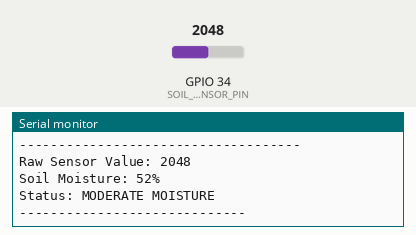
The sketch below on a simulated ESP32. Shown: the last lines printed to the serial monitor. The inputs (shaded band) are chosen by the test bench; at power-on: GPIO 34 (SOIL_SENSOR_PIN) = 2048.

Above: at 2.2 s.
2.3 s: GPIO 34 (SOIL_SENSOR_PIN) set to 2866
At 3.4 s:
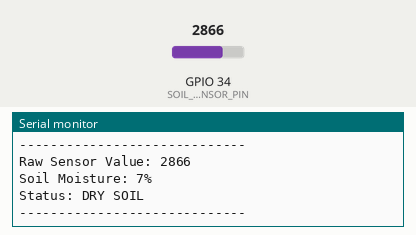
6.5 s: GPIO 34 (SOIL_SENSOR_PIN) set to 1228
At 7.8 s:
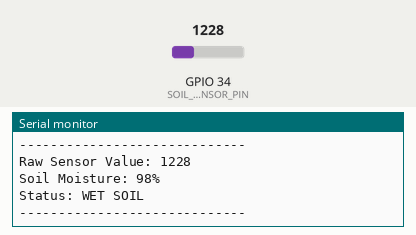
Timing chart, 0 to 9.5 s (numbered marks = the images above; inputs shaded):
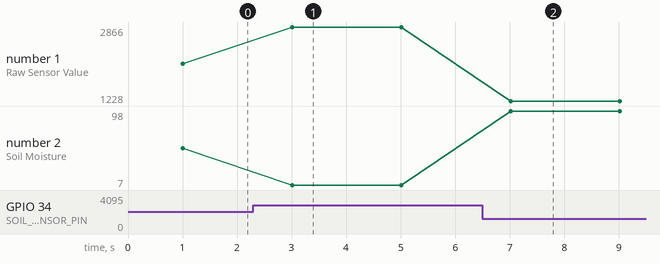

The sketch:

transmitter.ino
```cpp
// ESP32 Soil Moisture Monitoring System

#define SOIL_SENSOR_PIN 34

// Calibration values (adjust after testing)
#define DRY_VALUE 3000
#define WET_VALUE 1200

int soilValue = 0;
int moisturePercentage = 0;

void setup()
{
  Serial.begin(115200);

  delay(1000);

  Serial.println("ESP32 Soil Moisture Monitoring System");
  Serial.println("------------------------------------");
}

void loop()
{
  // Read analog value from soil moisture sensor
  soilValue = analogRead(SOIL_SENSOR_PIN);

  // Convert ADC value into moisture percentage
  moisturePercentage = map(soilValue,
                           DRY_VALUE,
                           WET_VALUE,
                           0,
                          100);

  // Limit percentage between 0 and 100
  moisturePercentage = constrain(moisturePercentage, 0, 100);

  // Display sensor readings
  Serial.print("Raw Sensor Value: ");
  Serial.println(soilValue);

  Serial.print("Soil Moisture: ");
  Serial.print(moisturePercentage);
  Serial.println("%");

  // Check soil condition
  if (moisturePercentage < 30)
  {
    Serial.println("Status: DRY SOIL");
  }
  else if (moisturePercentage < 60)
  {
    Serial.println("Status: MODERATE MOISTURE");
  }
  else
  {
    Serial.println("Status: WET SOIL");
  }

  Serial.println("-----------------------------");

  delay(2000);
}
```

Measured:
- after the input at 2.3 s, the serial monitor: prints a new line after 0.71 s (image 1)
- after the input at 6.5 s, the serial monitor: prints a new line after 0.52 s (image 2)
- plotted number 1: 2048 → 2866 after the input at 2.3 s, 2866 → 1228 after the input at 6.5 s
- plotted number 2: 52 → 7 after the input at 2.3 s, 7 → 98 after the input at 6.5 s
